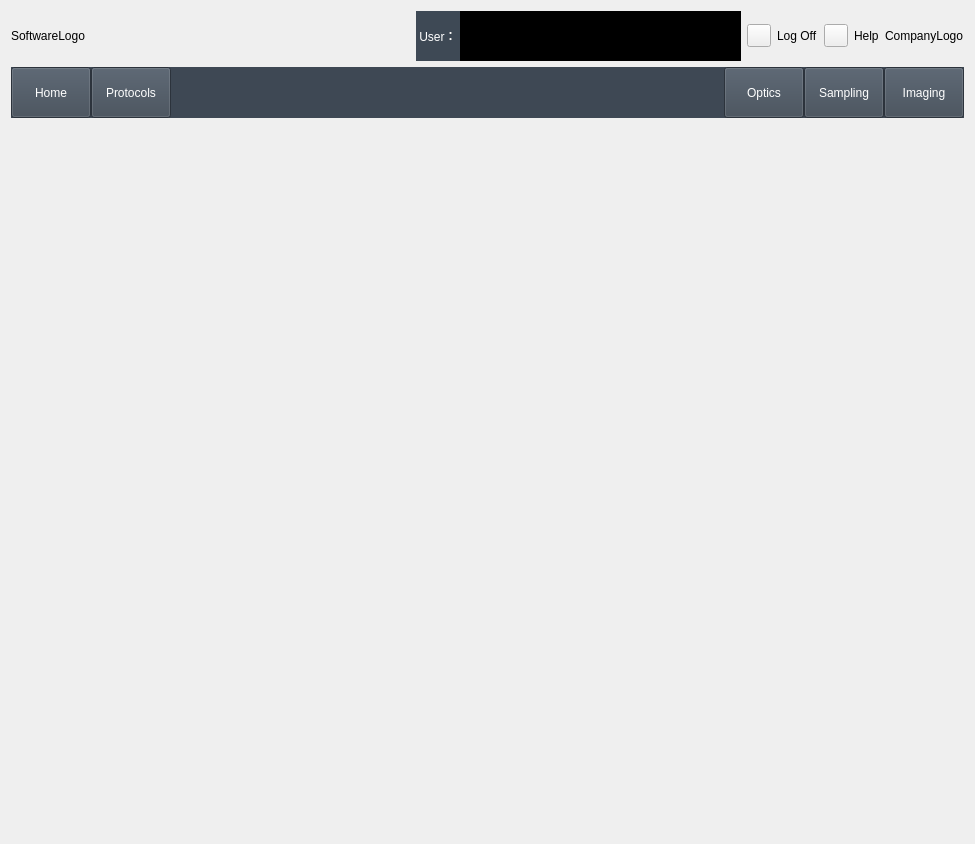
<?xml version="1.0" encoding="UTF-8"?>
<ui version="4.0">
 <class>MainWindow</class>
 <widget class="QMainWindow" name="MainWindow">
  <property name="geometry">
   <rect>
    <x>0</x>
    <y>0</y>
    <width>975</width>
    <height>844</height>
   </rect>
  </property>
  <property name="windowTitle">
   <string>ColorAnalyst</string>
  </property>
  <widget class="QWidget" name="centralWidget">
   <layout class="QVBoxLayout" name="verticalLayout" stretch="1,1,12,2">
    <item>
     <layout class="QHBoxLayout" name="horizontalLayout_4">
      <item>
       <widget class="QLabel" name="labelSoftwareLogo">
        <property name="text">
         <string>SoftwareLogo</string>
        </property>
       </widget>
      </item>
      <item>
       <spacer name="horizontalSpacer">
        <property name="orientation">
         <enum>Qt::Horizontal</enum>
        </property>
        <property name="sizeHint" stdset="0">
         <size>
          <width>40</width>
          <height>20</height>
         </size>
        </property>
       </spacer>
      </item>
      <item>
       <layout class="QHBoxLayout" name="horizontalLayout_3">
        <property name="spacing">
         <number>0</number>
        </property>
        <item>
         <widget class="QWidget" name="widgetUser" native="true">
          <property name="styleSheet">
           <string notr="true">background-color:rgb(62, 73, 85)</string>
          </property>
          <layout class="QGridLayout" name="gridLayout_2">
           <property name="leftMargin">
            <number>0</number>
           </property>
           <property name="topMargin">
            <number>0</number>
           </property>
           <property name="rightMargin">
            <number>0</number>
           </property>
           <property name="bottomMargin">
            <number>0</number>
           </property>
           <property name="spacing">
            <number>0</number>
           </property>
           <item row="0" column="0">
            <widget class="QLabel" name="labelUser">
             <property name="palette">
              <palette>
               <active>
                <colorrole role="WindowText">
                 <brush brushstyle="SolidPattern">
                  <color alpha="255">
                   <red>255</red>
                   <green>255</green>
                   <blue>255</blue>
                  </color>
                 </brush>
                </colorrole>
                <colorrole role="Button">
                 <brush brushstyle="SolidPattern">
                  <color alpha="255">
                   <red>62</red>
                   <green>73</green>
                   <blue>85</blue>
                  </color>
                 </brush>
                </colorrole>
                <colorrole role="Base">
                 <brush brushstyle="SolidPattern">
                  <color alpha="255">
                   <red>62</red>
                   <green>73</green>
                   <blue>85</blue>
                  </color>
                 </brush>
                </colorrole>
                <colorrole role="Window">
                 <brush brushstyle="SolidPattern">
                  <color alpha="255">
                   <red>62</red>
                   <green>73</green>
                   <blue>85</blue>
                  </color>
                 </brush>
                </colorrole>
               </active>
               <inactive>
                <colorrole role="WindowText">
                 <brush brushstyle="SolidPattern">
                  <color alpha="255">
                   <red>255</red>
                   <green>255</green>
                   <blue>255</blue>
                  </color>
                 </brush>
                </colorrole>
                <colorrole role="Button">
                 <brush brushstyle="SolidPattern">
                  <color alpha="255">
                   <red>62</red>
                   <green>73</green>
                   <blue>85</blue>
                  </color>
                 </brush>
                </colorrole>
                <colorrole role="Base">
                 <brush brushstyle="SolidPattern">
                  <color alpha="255">
                   <red>62</red>
                   <green>73</green>
                   <blue>85</blue>
                  </color>
                 </brush>
                </colorrole>
                <colorrole role="Window">
                 <brush brushstyle="SolidPattern">
                  <color alpha="255">
                   <red>62</red>
                   <green>73</green>
                   <blue>85</blue>
                  </color>
                 </brush>
                </colorrole>
               </inactive>
               <disabled>
                <colorrole role="WindowText">
                 <brush brushstyle="SolidPattern">
                  <color alpha="255">
                   <red>120</red>
                   <green>120</green>
                   <blue>120</blue>
                  </color>
                 </brush>
                </colorrole>
                <colorrole role="Button">
                 <brush brushstyle="SolidPattern">
                  <color alpha="255">
                   <red>62</red>
                   <green>73</green>
                   <blue>85</blue>
                  </color>
                 </brush>
                </colorrole>
                <colorrole role="Base">
                 <brush brushstyle="SolidPattern">
                  <color alpha="255">
                   <red>62</red>
                   <green>73</green>
                   <blue>85</blue>
                  </color>
                 </brush>
                </colorrole>
                <colorrole role="Window">
                 <brush brushstyle="SolidPattern">
                  <color alpha="255">
                   <red>62</red>
                   <green>73</green>
                   <blue>85</blue>
                  </color>
                 </brush>
                </colorrole>
               </disabled>
              </palette>
             </property>
             <property name="text">
              <string> User： </string>
             </property>
            </widget>
           </item>
          </layout>
         </widget>
        </item>
        <item>
         <widget class="QWidget" name="widgetUserSearch" native="true">
          <property name="styleSheet">
           <string notr="true">background-color:rgb(0, 0, 0)</string>
          </property>
          <layout class="QGridLayout" name="gridLayout">
           <property name="leftMargin">
            <number>0</number>
           </property>
           <property name="topMargin">
            <number>0</number>
           </property>
           <property name="rightMargin">
            <number>0</number>
           </property>
           <property name="bottomMargin">
            <number>0</number>
           </property>
           <property name="spacing">
            <number>0</number>
           </property>
           <item row="0" column="0">
            <widget class="QLineEdit" name="lineEdit">
             <property name="sizePolicy">
              <sizepolicy hsizetype="Expanding" vsizetype="Expanding">
               <horstretch>0</horstretch>
               <verstretch>0</verstretch>
              </sizepolicy>
             </property>
             <property name="palette">
              <palette>
               <active>
                <colorrole role="WindowText">
                 <brush brushstyle="SolidPattern">
                  <color alpha="255">
                   <red>0</red>
                   <green>0</green>
                   <blue>0</blue>
                  </color>
                 </brush>
                </colorrole>
                <colorrole role="Button">
                 <brush brushstyle="SolidPattern">
                  <color alpha="255">
                   <red>0</red>
                   <green>0</green>
                   <blue>0</blue>
                  </color>
                 </brush>
                </colorrole>
                <colorrole role="Text">
                 <brush brushstyle="SolidPattern">
                  <color alpha="255">
                   <red>255</red>
                   <green>255</green>
                   <blue>255</blue>
                  </color>
                 </brush>
                </colorrole>
                <colorrole role="Base">
                 <brush brushstyle="SolidPattern">
                  <color alpha="255">
                   <red>0</red>
                   <green>0</green>
                   <blue>0</blue>
                  </color>
                 </brush>
                </colorrole>
                <colorrole role="Window">
                 <brush brushstyle="SolidPattern">
                  <color alpha="255">
                   <red>0</red>
                   <green>0</green>
                   <blue>0</blue>
                  </color>
                 </brush>
                </colorrole>
               </active>
               <inactive>
                <colorrole role="WindowText">
                 <brush brushstyle="SolidPattern">
                  <color alpha="255">
                   <red>0</red>
                   <green>0</green>
                   <blue>0</blue>
                  </color>
                 </brush>
                </colorrole>
                <colorrole role="Button">
                 <brush brushstyle="SolidPattern">
                  <color alpha="255">
                   <red>0</red>
                   <green>0</green>
                   <blue>0</blue>
                  </color>
                 </brush>
                </colorrole>
                <colorrole role="Text">
                 <brush brushstyle="SolidPattern">
                  <color alpha="255">
                   <red>255</red>
                   <green>255</green>
                   <blue>255</blue>
                  </color>
                 </brush>
                </colorrole>
                <colorrole role="Base">
                 <brush brushstyle="SolidPattern">
                  <color alpha="255">
                   <red>0</red>
                   <green>0</green>
                   <blue>0</blue>
                  </color>
                 </brush>
                </colorrole>
                <colorrole role="Window">
                 <brush brushstyle="SolidPattern">
                  <color alpha="255">
                   <red>0</red>
                   <green>0</green>
                   <blue>0</blue>
                  </color>
                 </brush>
                </colorrole>
               </inactive>
               <disabled>
                <colorrole role="WindowText">
                 <brush brushstyle="SolidPattern">
                  <color alpha="255">
                   <red>120</red>
                   <green>120</green>
                   <blue>120</blue>
                  </color>
                 </brush>
                </colorrole>
                <colorrole role="Button">
                 <brush brushstyle="SolidPattern">
                  <color alpha="255">
                   <red>0</red>
                   <green>0</green>
                   <blue>0</blue>
                  </color>
                 </brush>
                </colorrole>
                <colorrole role="Text">
                 <brush brushstyle="SolidPattern">
                  <color alpha="255">
                   <red>120</red>
                   <green>120</green>
                   <blue>120</blue>
                  </color>
                 </brush>
                </colorrole>
                <colorrole role="Base">
                 <brush brushstyle="SolidPattern">
                  <color alpha="255">
                   <red>0</red>
                   <green>0</green>
                   <blue>0</blue>
                  </color>
                 </brush>
                </colorrole>
                <colorrole role="Window">
                 <brush brushstyle="SolidPattern">
                  <color alpha="255">
                   <red>0</red>
                   <green>0</green>
                   <blue>0</blue>
                  </color>
                 </brush>
                </colorrole>
               </disabled>
              </palette>
             </property>
             <property name="text">
              <string/>
             </property>
             <property name="frame">
              <bool>false</bool>
             </property>
            </widget>
           </item>
          </layout>
         </widget>
        </item>
       </layout>
      </item>
      <item>
       <layout class="QHBoxLayout" name="horizontalLayout_2">
        <item>
         <widget class="QToolButton" name="toolButtonLogOff">
          <property name="text">
           <string/>
          </property>
         </widget>
        </item>
        <item>
         <widget class="QLabel" name="labelLogOff">
          <property name="text">
           <string>Log Off</string>
          </property>
         </widget>
        </item>
       </layout>
      </item>
      <item>
       <layout class="QHBoxLayout" name="horizontalLayout">
        <item>
         <widget class="QToolButton" name="toolButtonHelp">
          <property name="text">
           <string/>
          </property>
         </widget>
        </item>
        <item>
         <widget class="QLabel" name="labelHelp">
          <property name="text">
           <string>Help</string>
          </property>
         </widget>
        </item>
       </layout>
      </item>
      <item>
       <widget class="QLabel" name="labelCompanyLogo">
        <property name="text">
         <string>CompanyLogo</string>
        </property>
       </widget>
      </item>
     </layout>
    </item>
    <item>
     <widget class="QWidget" name="widgetTabBar" native="true">
      <property name="styleSheet">
       <string notr="true">background-color:rgb(62, 72, 84)</string>
      </property>
      <layout class="QHBoxLayout" name="horizontalLayout_5">
       <property name="spacing">
        <number>0</number>
       </property>
       <property name="leftMargin">
        <number>0</number>
       </property>
       <property name="topMargin">
        <number>0</number>
       </property>
       <property name="rightMargin">
        <number>0</number>
       </property>
       <property name="bottomMargin">
        <number>0</number>
       </property>
       <item>
        <widget class="QPushButton" name="pushButtonHome">
         <property name="sizePolicy">
          <sizepolicy hsizetype="Minimum" vsizetype="Expanding">
           <horstretch>0</horstretch>
           <verstretch>0</verstretch>
          </sizepolicy>
         </property>
         <property name="palette">
          <palette>
           <active>
            <colorrole role="Button">
             <brush brushstyle="SolidPattern">
              <color alpha="255">
               <red>62</red>
               <green>72</green>
               <blue>84</blue>
              </color>
             </brush>
            </colorrole>
            <colorrole role="ButtonText">
             <brush brushstyle="SolidPattern">
              <color alpha="255">
               <red>255</red>
               <green>255</green>
               <blue>255</blue>
              </color>
             </brush>
            </colorrole>
            <colorrole role="Base">
             <brush brushstyle="SolidPattern">
              <color alpha="255">
               <red>62</red>
               <green>72</green>
               <blue>84</blue>
              </color>
             </brush>
            </colorrole>
            <colorrole role="Window">
             <brush brushstyle="SolidPattern">
              <color alpha="255">
               <red>62</red>
               <green>72</green>
               <blue>84</blue>
              </color>
             </brush>
            </colorrole>
           </active>
           <inactive>
            <colorrole role="Button">
             <brush brushstyle="SolidPattern">
              <color alpha="255">
               <red>62</red>
               <green>72</green>
               <blue>84</blue>
              </color>
             </brush>
            </colorrole>
            <colorrole role="ButtonText">
             <brush brushstyle="SolidPattern">
              <color alpha="255">
               <red>255</red>
               <green>255</green>
               <blue>255</blue>
              </color>
             </brush>
            </colorrole>
            <colorrole role="Base">
             <brush brushstyle="SolidPattern">
              <color alpha="255">
               <red>62</red>
               <green>72</green>
               <blue>84</blue>
              </color>
             </brush>
            </colorrole>
            <colorrole role="Window">
             <brush brushstyle="SolidPattern">
              <color alpha="255">
               <red>62</red>
               <green>72</green>
               <blue>84</blue>
              </color>
             </brush>
            </colorrole>
           </inactive>
           <disabled>
            <colorrole role="Button">
             <brush brushstyle="SolidPattern">
              <color alpha="255">
               <red>62</red>
               <green>72</green>
               <blue>84</blue>
              </color>
             </brush>
            </colorrole>
            <colorrole role="ButtonText">
             <brush brushstyle="SolidPattern">
              <color alpha="255">
               <red>120</red>
               <green>120</green>
               <blue>120</blue>
              </color>
             </brush>
            </colorrole>
            <colorrole role="Base">
             <brush brushstyle="SolidPattern">
              <color alpha="255">
               <red>62</red>
               <green>72</green>
               <blue>84</blue>
              </color>
             </brush>
            </colorrole>
            <colorrole role="Window">
             <brush brushstyle="SolidPattern">
              <color alpha="255">
               <red>62</red>
               <green>72</green>
               <blue>84</blue>
              </color>
             </brush>
            </colorrole>
           </disabled>
          </palette>
         </property>
         <property name="text">
          <string>Home</string>
         </property>
        </widget>
       </item>
       <item>
        <widget class="QPushButton" name="pushButtonProtocols">
         <property name="sizePolicy">
          <sizepolicy hsizetype="Minimum" vsizetype="Expanding">
           <horstretch>0</horstretch>
           <verstretch>0</verstretch>
          </sizepolicy>
         </property>
         <property name="palette">
          <palette>
           <active>
            <colorrole role="Button">
             <brush brushstyle="SolidPattern">
              <color alpha="255">
               <red>62</red>
               <green>72</green>
               <blue>84</blue>
              </color>
             </brush>
            </colorrole>
            <colorrole role="ButtonText">
             <brush brushstyle="SolidPattern">
              <color alpha="255">
               <red>255</red>
               <green>255</green>
               <blue>255</blue>
              </color>
             </brush>
            </colorrole>
            <colorrole role="Base">
             <brush brushstyle="SolidPattern">
              <color alpha="255">
               <red>62</red>
               <green>72</green>
               <blue>84</blue>
              </color>
             </brush>
            </colorrole>
            <colorrole role="Window">
             <brush brushstyle="SolidPattern">
              <color alpha="255">
               <red>62</red>
               <green>72</green>
               <blue>84</blue>
              </color>
             </brush>
            </colorrole>
           </active>
           <inactive>
            <colorrole role="Button">
             <brush brushstyle="SolidPattern">
              <color alpha="255">
               <red>62</red>
               <green>72</green>
               <blue>84</blue>
              </color>
             </brush>
            </colorrole>
            <colorrole role="ButtonText">
             <brush brushstyle="SolidPattern">
              <color alpha="255">
               <red>255</red>
               <green>255</green>
               <blue>255</blue>
              </color>
             </brush>
            </colorrole>
            <colorrole role="Base">
             <brush brushstyle="SolidPattern">
              <color alpha="255">
               <red>62</red>
               <green>72</green>
               <blue>84</blue>
              </color>
             </brush>
            </colorrole>
            <colorrole role="Window">
             <brush brushstyle="SolidPattern">
              <color alpha="255">
               <red>62</red>
               <green>72</green>
               <blue>84</blue>
              </color>
             </brush>
            </colorrole>
           </inactive>
           <disabled>
            <colorrole role="Button">
             <brush brushstyle="SolidPattern">
              <color alpha="255">
               <red>62</red>
               <green>72</green>
               <blue>84</blue>
              </color>
             </brush>
            </colorrole>
            <colorrole role="ButtonText">
             <brush brushstyle="SolidPattern">
              <color alpha="255">
               <red>120</red>
               <green>120</green>
               <blue>120</blue>
              </color>
             </brush>
            </colorrole>
            <colorrole role="Base">
             <brush brushstyle="SolidPattern">
              <color alpha="255">
               <red>62</red>
               <green>72</green>
               <blue>84</blue>
              </color>
             </brush>
            </colorrole>
            <colorrole role="Window">
             <brush brushstyle="SolidPattern">
              <color alpha="255">
               <red>62</red>
               <green>72</green>
               <blue>84</blue>
              </color>
             </brush>
            </colorrole>
           </disabled>
          </palette>
         </property>
         <property name="text">
          <string>Protocols</string>
         </property>
        </widget>
       </item>
       <item>
        <spacer name="horizontalSpacer_2">
         <property name="orientation">
          <enum>Qt::Horizontal</enum>
         </property>
         <property name="sizeHint" stdset="0">
          <size>
           <width>485</width>
           <height>20</height>
          </size>
         </property>
        </spacer>
       </item>
       <item>
        <widget class="QPushButton" name="pushButton_Optics">
         <property name="sizePolicy">
          <sizepolicy hsizetype="Minimum" vsizetype="Expanding">
           <horstretch>0</horstretch>
           <verstretch>0</verstretch>
          </sizepolicy>
         </property>
         <property name="palette">
          <palette>
           <active>
            <colorrole role="Button">
             <brush brushstyle="SolidPattern">
              <color alpha="255">
               <red>62</red>
               <green>72</green>
               <blue>84</blue>
              </color>
             </brush>
            </colorrole>
            <colorrole role="ButtonText">
             <brush brushstyle="SolidPattern">
              <color alpha="255">
               <red>255</red>
               <green>255</green>
               <blue>255</blue>
              </color>
             </brush>
            </colorrole>
            <colorrole role="Base">
             <brush brushstyle="SolidPattern">
              <color alpha="255">
               <red>62</red>
               <green>72</green>
               <blue>84</blue>
              </color>
             </brush>
            </colorrole>
            <colorrole role="Window">
             <brush brushstyle="SolidPattern">
              <color alpha="255">
               <red>62</red>
               <green>72</green>
               <blue>84</blue>
              </color>
             </brush>
            </colorrole>
           </active>
           <inactive>
            <colorrole role="Button">
             <brush brushstyle="SolidPattern">
              <color alpha="255">
               <red>62</red>
               <green>72</green>
               <blue>84</blue>
              </color>
             </brush>
            </colorrole>
            <colorrole role="ButtonText">
             <brush brushstyle="SolidPattern">
              <color alpha="255">
               <red>255</red>
               <green>255</green>
               <blue>255</blue>
              </color>
             </brush>
            </colorrole>
            <colorrole role="Base">
             <brush brushstyle="SolidPattern">
              <color alpha="255">
               <red>62</red>
               <green>72</green>
               <blue>84</blue>
              </color>
             </brush>
            </colorrole>
            <colorrole role="Window">
             <brush brushstyle="SolidPattern">
              <color alpha="255">
               <red>62</red>
               <green>72</green>
               <blue>84</blue>
              </color>
             </brush>
            </colorrole>
           </inactive>
           <disabled>
            <colorrole role="Button">
             <brush brushstyle="SolidPattern">
              <color alpha="255">
               <red>62</red>
               <green>72</green>
               <blue>84</blue>
              </color>
             </brush>
            </colorrole>
            <colorrole role="ButtonText">
             <brush brushstyle="SolidPattern">
              <color alpha="255">
               <red>120</red>
               <green>120</green>
               <blue>120</blue>
              </color>
             </brush>
            </colorrole>
            <colorrole role="Base">
             <brush brushstyle="SolidPattern">
              <color alpha="255">
               <red>62</red>
               <green>72</green>
               <blue>84</blue>
              </color>
             </brush>
            </colorrole>
            <colorrole role="Window">
             <brush brushstyle="SolidPattern">
              <color alpha="255">
               <red>62</red>
               <green>72</green>
               <blue>84</blue>
              </color>
             </brush>
            </colorrole>
           </disabled>
          </palette>
         </property>
         <property name="text">
          <string>Optics</string>
         </property>
        </widget>
       </item>
       <item>
        <widget class="QPushButton" name="pushButton_Sampling">
         <property name="sizePolicy">
          <sizepolicy hsizetype="Minimum" vsizetype="Expanding">
           <horstretch>0</horstretch>
           <verstretch>0</verstretch>
          </sizepolicy>
         </property>
         <property name="palette">
          <palette>
           <active>
            <colorrole role="Button">
             <brush brushstyle="SolidPattern">
              <color alpha="255">
               <red>62</red>
               <green>72</green>
               <blue>84</blue>
              </color>
             </brush>
            </colorrole>
            <colorrole role="ButtonText">
             <brush brushstyle="SolidPattern">
              <color alpha="255">
               <red>255</red>
               <green>255</green>
               <blue>255</blue>
              </color>
             </brush>
            </colorrole>
            <colorrole role="Base">
             <brush brushstyle="SolidPattern">
              <color alpha="255">
               <red>62</red>
               <green>72</green>
               <blue>84</blue>
              </color>
             </brush>
            </colorrole>
            <colorrole role="Window">
             <brush brushstyle="SolidPattern">
              <color alpha="255">
               <red>62</red>
               <green>72</green>
               <blue>84</blue>
              </color>
             </brush>
            </colorrole>
           </active>
           <inactive>
            <colorrole role="Button">
             <brush brushstyle="SolidPattern">
              <color alpha="255">
               <red>62</red>
               <green>72</green>
               <blue>84</blue>
              </color>
             </brush>
            </colorrole>
            <colorrole role="ButtonText">
             <brush brushstyle="SolidPattern">
              <color alpha="255">
               <red>255</red>
               <green>255</green>
               <blue>255</blue>
              </color>
             </brush>
            </colorrole>
            <colorrole role="Base">
             <brush brushstyle="SolidPattern">
              <color alpha="255">
               <red>62</red>
               <green>72</green>
               <blue>84</blue>
              </color>
             </brush>
            </colorrole>
            <colorrole role="Window">
             <brush brushstyle="SolidPattern">
              <color alpha="255">
               <red>62</red>
               <green>72</green>
               <blue>84</blue>
              </color>
             </brush>
            </colorrole>
           </inactive>
           <disabled>
            <colorrole role="Button">
             <brush brushstyle="SolidPattern">
              <color alpha="255">
               <red>62</red>
               <green>72</green>
               <blue>84</blue>
              </color>
             </brush>
            </colorrole>
            <colorrole role="ButtonText">
             <brush brushstyle="SolidPattern">
              <color alpha="255">
               <red>120</red>
               <green>120</green>
               <blue>120</blue>
              </color>
             </brush>
            </colorrole>
            <colorrole role="Base">
             <brush brushstyle="SolidPattern">
              <color alpha="255">
               <red>62</red>
               <green>72</green>
               <blue>84</blue>
              </color>
             </brush>
            </colorrole>
            <colorrole role="Window">
             <brush brushstyle="SolidPattern">
              <color alpha="255">
               <red>62</red>
               <green>72</green>
               <blue>84</blue>
              </color>
             </brush>
            </colorrole>
           </disabled>
          </palette>
         </property>
         <property name="text">
          <string>Sampling</string>
         </property>
        </widget>
       </item>
       <item>
        <widget class="QPushButton" name="pushButton_Imaging">
         <property name="sizePolicy">
          <sizepolicy hsizetype="Minimum" vsizetype="Expanding">
           <horstretch>0</horstretch>
           <verstretch>0</verstretch>
          </sizepolicy>
         </property>
         <property name="palette">
          <palette>
           <active>
            <colorrole role="Button">
             <brush brushstyle="SolidPattern">
              <color alpha="255">
               <red>62</red>
               <green>72</green>
               <blue>84</blue>
              </color>
             </brush>
            </colorrole>
            <colorrole role="ButtonText">
             <brush brushstyle="SolidPattern">
              <color alpha="255">
               <red>255</red>
               <green>255</green>
               <blue>255</blue>
              </color>
             </brush>
            </colorrole>
            <colorrole role="Base">
             <brush brushstyle="SolidPattern">
              <color alpha="255">
               <red>62</red>
               <green>72</green>
               <blue>84</blue>
              </color>
             </brush>
            </colorrole>
            <colorrole role="Window">
             <brush brushstyle="SolidPattern">
              <color alpha="255">
               <red>62</red>
               <green>72</green>
               <blue>84</blue>
              </color>
             </brush>
            </colorrole>
           </active>
           <inactive>
            <colorrole role="Button">
             <brush brushstyle="SolidPattern">
              <color alpha="255">
               <red>62</red>
               <green>72</green>
               <blue>84</blue>
              </color>
             </brush>
            </colorrole>
            <colorrole role="ButtonText">
             <brush brushstyle="SolidPattern">
              <color alpha="255">
               <red>255</red>
               <green>255</green>
               <blue>255</blue>
              </color>
             </brush>
            </colorrole>
            <colorrole role="Base">
             <brush brushstyle="SolidPattern">
              <color alpha="255">
               <red>62</red>
               <green>72</green>
               <blue>84</blue>
              </color>
             </brush>
            </colorrole>
            <colorrole role="Window">
             <brush brushstyle="SolidPattern">
              <color alpha="255">
               <red>62</red>
               <green>72</green>
               <blue>84</blue>
              </color>
             </brush>
            </colorrole>
           </inactive>
           <disabled>
            <colorrole role="Button">
             <brush brushstyle="SolidPattern">
              <color alpha="255">
               <red>62</red>
               <green>72</green>
               <blue>84</blue>
              </color>
             </brush>
            </colorrole>
            <colorrole role="ButtonText">
             <brush brushstyle="SolidPattern">
              <color alpha="255">
               <red>120</red>
               <green>120</green>
               <blue>120</blue>
              </color>
             </brush>
            </colorrole>
            <colorrole role="Base">
             <brush brushstyle="SolidPattern">
              <color alpha="255">
               <red>62</red>
               <green>72</green>
               <blue>84</blue>
              </color>
             </brush>
            </colorrole>
            <colorrole role="Window">
             <brush brushstyle="SolidPattern">
              <color alpha="255">
               <red>62</red>
               <green>72</green>
               <blue>84</blue>
              </color>
             </brush>
            </colorrole>
           </disabled>
          </palette>
         </property>
         <property name="text">
          <string>Imaging</string>
         </property>
        </widget>
       </item>
      </layout>
     </widget>
    </item>
    <item>
     <widget class="QWidget" name="widgetFunction" native="true">
      <layout class="QGridLayout" name="gridLayout_3"/>
     </widget>
    </item>
    <item>
     <widget class="QWidget" name="widgetStatusBar" native="true">
      <layout class="QGridLayout" name="gridLayout_4"/>
     </widget>
    </item>
   </layout>
  </widget>
 </widget>
 <layoutdefault spacing="6" margin="11"/>
 <resources/>
 <connections/>
</ui>
